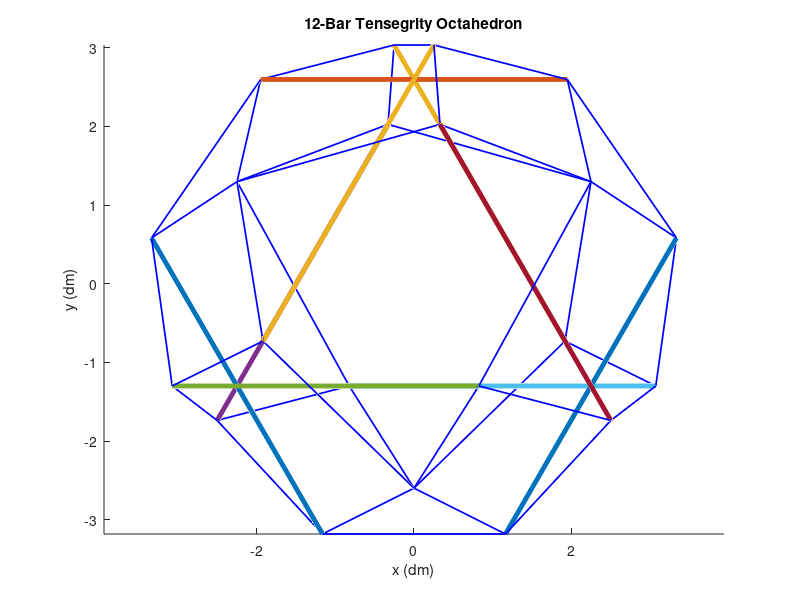

This figure's MATLAB source:
%% 12-Bar Tensegrity Cube
% From SW model 'C:\Users\Mallory\Google Drive\Tensegrity Research at NASA
% Ames and UC Berkeley\12-Bar Tensegrity\12-Bar Structures\Octahedron\
% octahedron adjustable dims.sldprt'
% See also 'C:\Users\Mallory\Google Drive\Tensegrity Research at NASA Ames
% and UC Berkeley\12-Bar Tensegrity\12-Bar Structures\Node Finding\node
% numbers.ppx'
% Author: Mallory Daly
% Created: 2/22/17
% Last Updated: 2/22/17
close all

%% Scaling Factor
% Set scaling factor to 0.1 to mimic NTRT conversion to dm
scalingFactor = 0.1;

%% Node Positions
% Rod length = 45 cm
n0  = [-33.37 5.83 5.82];
n1  = [-11.63 -31.81 -5.82];
n2  = [-19.49 25.98 -11.25];
n3  = [19.49 25.98 11.25];
n4  = [-2.53 30.36 -15.91];
n5  = [19.2 -7.28 -27.56];
n6  = [-3.3 20.27 -27.56];
n7  = [-25.03 -17.37 -15.91];
n8  = [22.5 12.99 -22.5];
n9  = [22.5 12.99 22.5];
n10 = [30.74 -12.99 -8.24];
n11 = [-8.24 -12.99 -30.74];
n12 = [25.03 -17.37 15.91];
n13 = [3.30 20.27 27.56];
n14 = [11.63 -31.81 5.82];
n15 = [33.37 5.83 -5.82];
n16 = [0 -25.98 22.5];
n17 = [0 -25.98 -22.5];
n18 = [-19.2 -7.28 27.56];
n19 = [2.53 30.36 15.91];
n20 = [-22.5 12.99 22.5];
n21 = [-22.5 12.99 -22.5];
n22 = [-30.74 -12.99 8.24];
n23 = [8.24 -12.99 30.74];

% Scale nodes by compiling as matrix and scaling matrix
nMatrix = scalingFactor*[n0; n1; n2; n3; n4; n5; n6; n7; n8; n9; n10; n11; 
    n12; n13; n14; n15; n16; n17; n18; n19; n20; n21; n22; n23];

% Plot nodes
figure
% scatter3(nMatrix(:,1),nMatrix(:,2),nMatrix(:,3),'filled')
title('12-Bar Tensegrity Octahedron')
axis equal
grid off

%% Bar Positions
% Rod length = 45 cm
b0  = [n0;  n1];
b1  = [n2;  n3];
b2  = [n4;  n5];
b3  = [n6;  n7];
b4  = [n8;  n9];
b5  = [n10; n11];
b6  = [n12; n13];
b7  = [n14; n15];
b8  = [n16; n17];
b9  = [n18; n19];
b10 = [n20; n21];
b11 = [n22; n23];

% Scale bars by compiling as matrix and scaling matrix
barMatrix = scalingFactor*[b0; b1; b2; b3; b4; b5; b6; b7; b8; b9; b10; b11];

% Add bars to plot
for i = 1:2:23
    hold on
    plot3(barMatrix(i:i+1,1),barMatrix(i:i+1,2),barMatrix(i:i+1,3),'LineWidth',3.5)
end
xlabel('x (dm)')
ylabel('y (dm)')
zlabel('z (dm)')

%% Cable Positions
% Cables were not designed to be equal length
c0	= [n0; n2];
c1	= [n0; n20];
c2	= [n0; n22];
c3	= [n2; n4];
c4	= [n2; n21];
c5	= [n4; n6];
c6	= [n4; n19];
c7	= [n6; n8];
c8	= [n6; n21];
c9	= [n8; n5];
c10	= [n8; n15];
c11	= [n5; n10];
c12	= [n5; n17];
c13	= [n10; n12];
c14	= [n10; n15];
c15	= [n12; n14]; 
c16	= [n12; n23];
c17	= [n14; n1];
c18	= [n14; n16];
c19	= [n16; n18];
c20	= [n16; n23];
c21	= [n18; n20];
c22	= [n18; n22];
c23	= [n20; n13];
c24	= [n21; n11];
c25	= [n15; n3];
c26	= [n17; n11];
c27	= [n17; n1];
c28	= [n1; n7];
c29	= [n22; n7];
c30	= [n19; n3];
c31	= [n19; n13];
c32	= [n11; n7];
c33	= [n9; n3];
c34	= [n9; n23];
c35	= [n9; n13];

% Scale cables by compiling as matrix and scaling matrix
cableMatrix = scalingFactor*[c0; c1; c2; c3; c4; c5; c6; c7; c8; c9; c10;
    c11; c12; c13; c14; c15; c16; c17; c18; c19; c20; c21; c22; c23; c24;
    c25; c26; c27; c28; c29; c30; c31; c32; c33; c34; c35];

% Add cables to plot
for i = 1:2:71
    hold on
    plot3(cableMatrix(i:i+1,1),cableMatrix(i:i+1,2),cableMatrix(i:i+1,3),'b','LineWidth',1.25)
end
